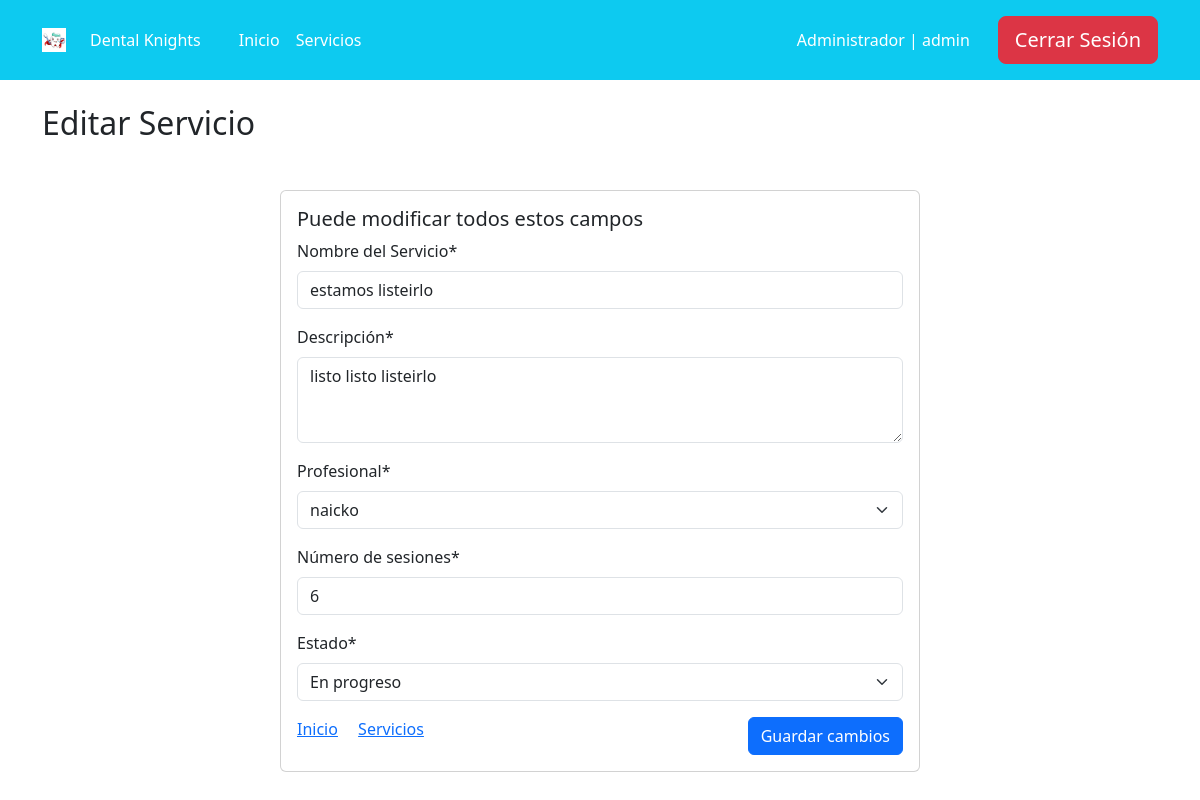
/servicios/4/edit/ (signed in), run on an earlier commit of the app's database.
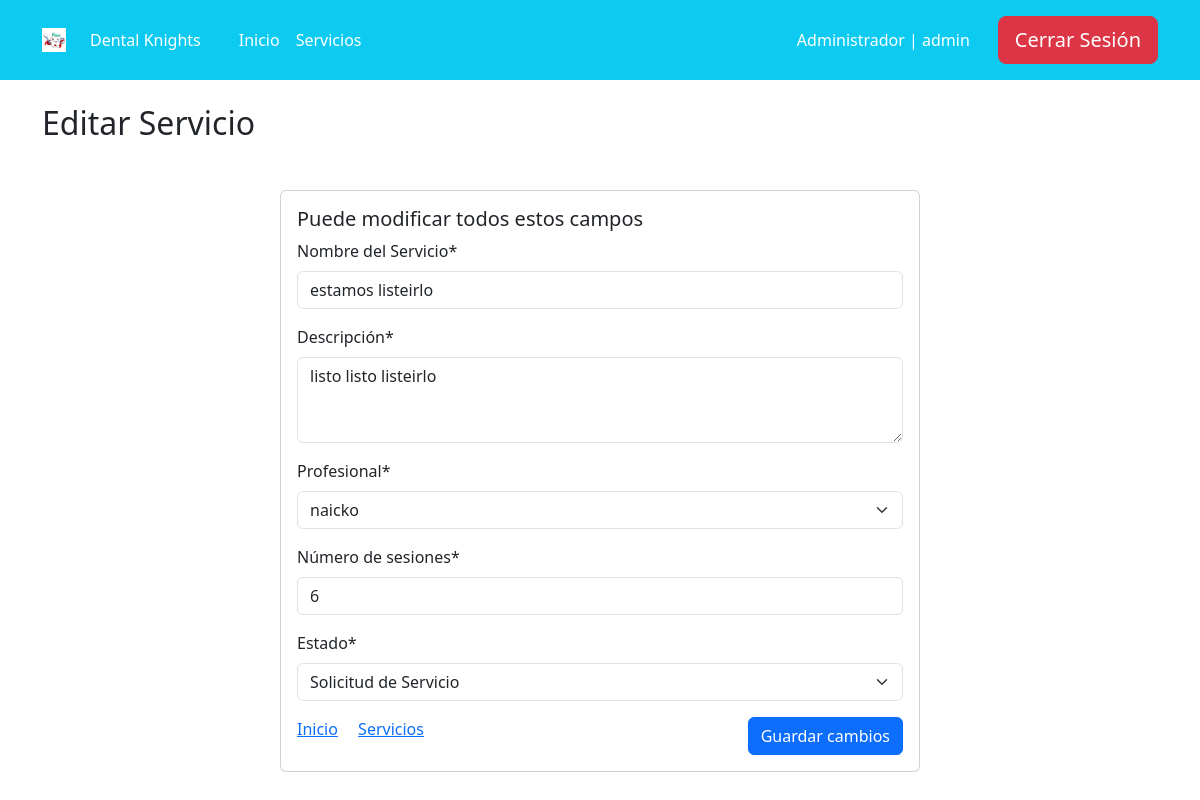
And on a later commit of the database.
### core/models.py (models this page shows, shortened)
class Servicios(models.Model):
    STATUS_CHOICES = (
        ('S', 'Solicitud de Servicio'), # Servicio solicitado por el cliente
        ('P', 'En progreso'),           # Servicio en proceso de realización
        ('F', 'Finalizado'),            # Servicio completado
    )
    name = models.CharField(max_length=100, verbose_name='Nombre del Servicio') # Nombre del servicio
    description = models.TextField(blank=True, null=True, verbose_name='Descripción') # Descripción opcional del servicio
    profesional = models.ForeignKey(User, on_delete=models.CASCADE, limit_choices_to={'groups__name': 'profesionales'}, verbose_name='Profesional') # Profesional asignado, relacionado con un usuario del grupo "profesionales"
    n_procedimientos = models.PositiveIntegerField(default=0, verbose_name='Número de sesiones')
    status = models.CharField(max_length=1, choices=STATUS_CHOICES, default='S', verbose_name='Estado')
    class Meta:
        verbose_name = 'servicio'
        verbose_name_plural = 'servicios'

### core/views.py (the view, shortened to what this page needs)
# urls.py: path('servicios/<int:pk>/edit/', login_required(ServicioEditView.as_view()), name='editar_servicios'),
@add_group_name_to_context
class ServicioEditView(UserPassesTestMixin, UpdateView):
    model = Servicios
    form_class = ServiciosForm
    template_name = 'edit_servicios.html'
    success_url = reverse_lazy('servicios')
    def test_func(self):
        return self.request.user.groups.filter(name__in=['administradores', 'ejecutivos']).exists()

### core/forms.py
class ServiciosForm(forms.ModelForm):
    profesional = forms.ModelChoiceField(queryset=User.objects.filter(groups__name='profesionales'), label='Profesional')
    status = forms.ChoiceField(choices=Servicios.STATUS_CHOICES, initial='S', label='Estado')
    description = forms.CharField(widget=forms.Textarea(attrs={'rows': 3}), label='Descripción')
    class Meta:
        model = Servicios
        fields = ['name', 'description', 'profesional', 'n_procedimientos', 'status']
    helper = FormHelper()
    helper.layout = Layout(
        Field('name'),
        Field('description'),
        Field('profesional'),
        Field('n_procedimientos'),
        Field('status'),
        Submit('submit', 'Submit') # Botón de envío para el formulario
    )

### core/views.py (called while the page is built)
def plural_to_singular(plural):
    plural_singular = {
        "clientes": "cliente",
        "profesionales": "profesional",
        "ejecutivos": "ejecutivo",
        "administradores": "administrador",
    }
    return plural_singular.get(plural, "error")

### templates/edit_servicios.html (shortened to what this page needs)
{% extends 'base.html' %}
{% block content %}
    {% load crispy_forms_tags %}
    <div class="container my-4">
        <h2>Editar Servicio</h2>
        <form action="" method="post">
            <div class="card mx-auto my-5" style="width: 40rem;">
                <div class="card-body">
                    <h5 class="card-title">Puede modificar todos estos campos</h5>
                    {{ form | crispy }}
                    <a class="card-link" href="{% url 'home' %}">Inicio</a>
                    <a class="card-link" href="{% url 'servicios' %}">Servicios</a>
                    <button class="btn btn-primary float-end" type="submit">Guardar cambios</button>
                </div>
            </div>
        </form>
    </div>
{% endblock %}

What changed in the data, as far as the page shows it:
changed Servicios "estamos listeirlo": status "En progreso" → "Solicitud de Servicio"
